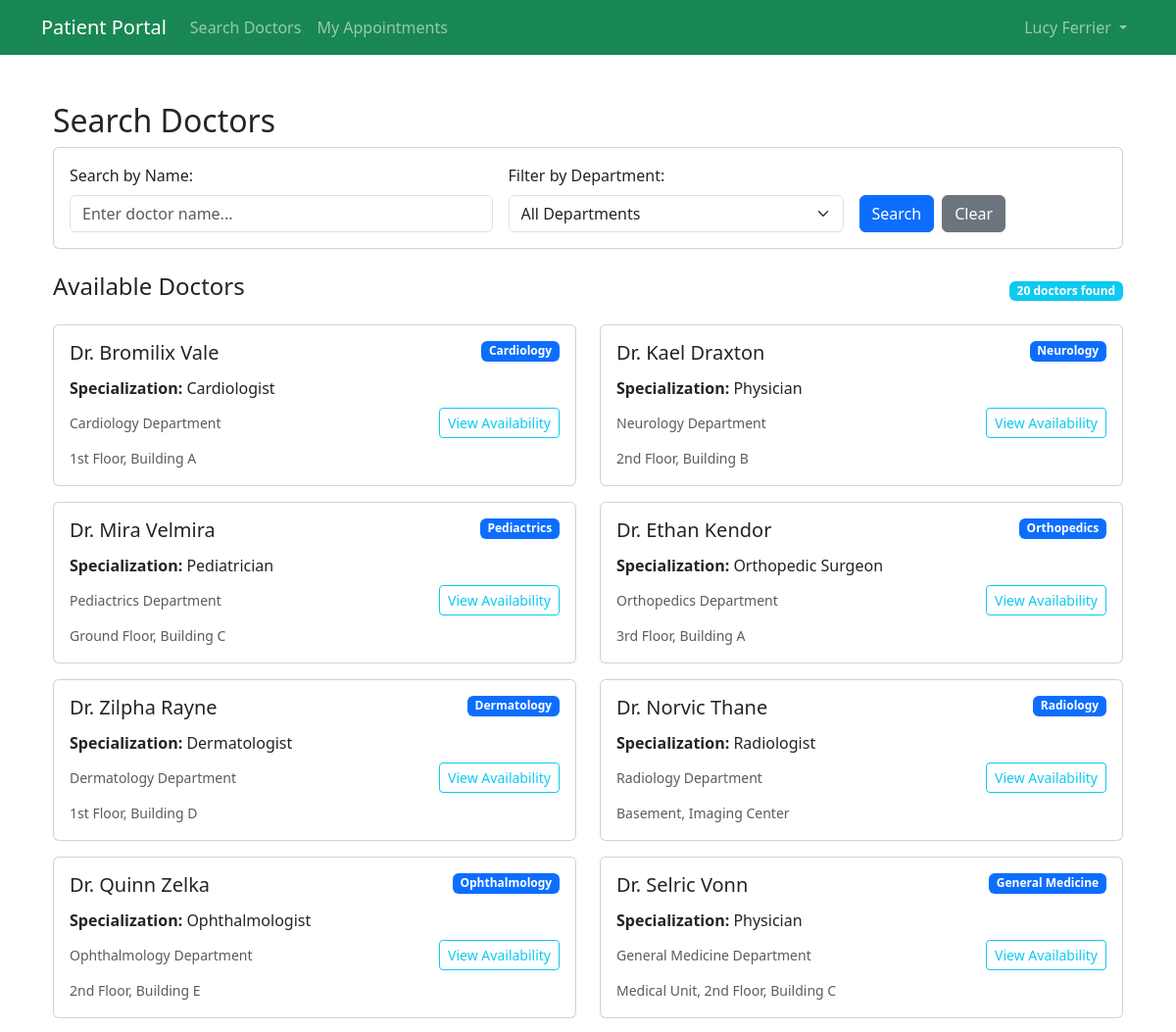
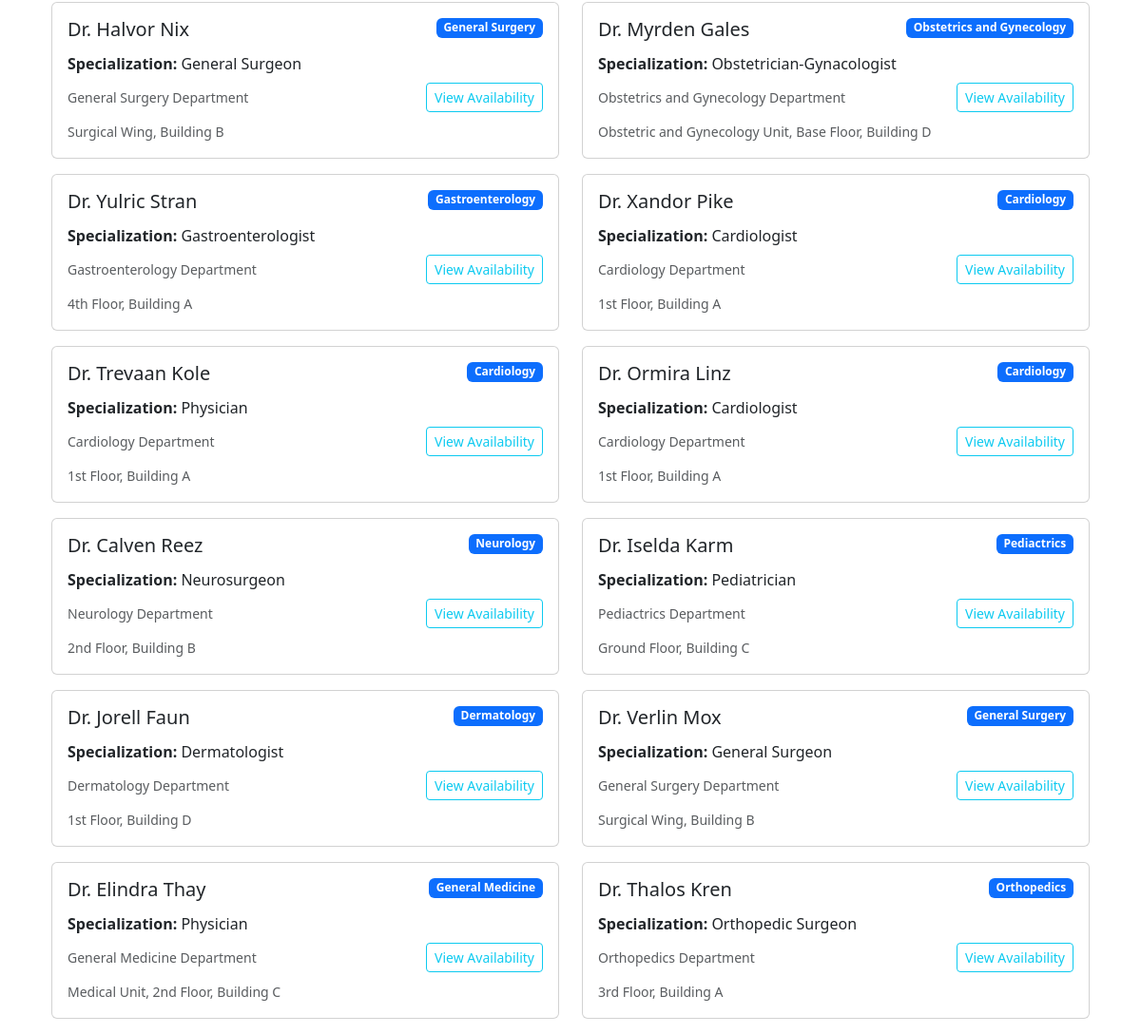
/appointment/search/ (signed in), run on an earlier commit of the app's database (2 pictures, top to bottom).
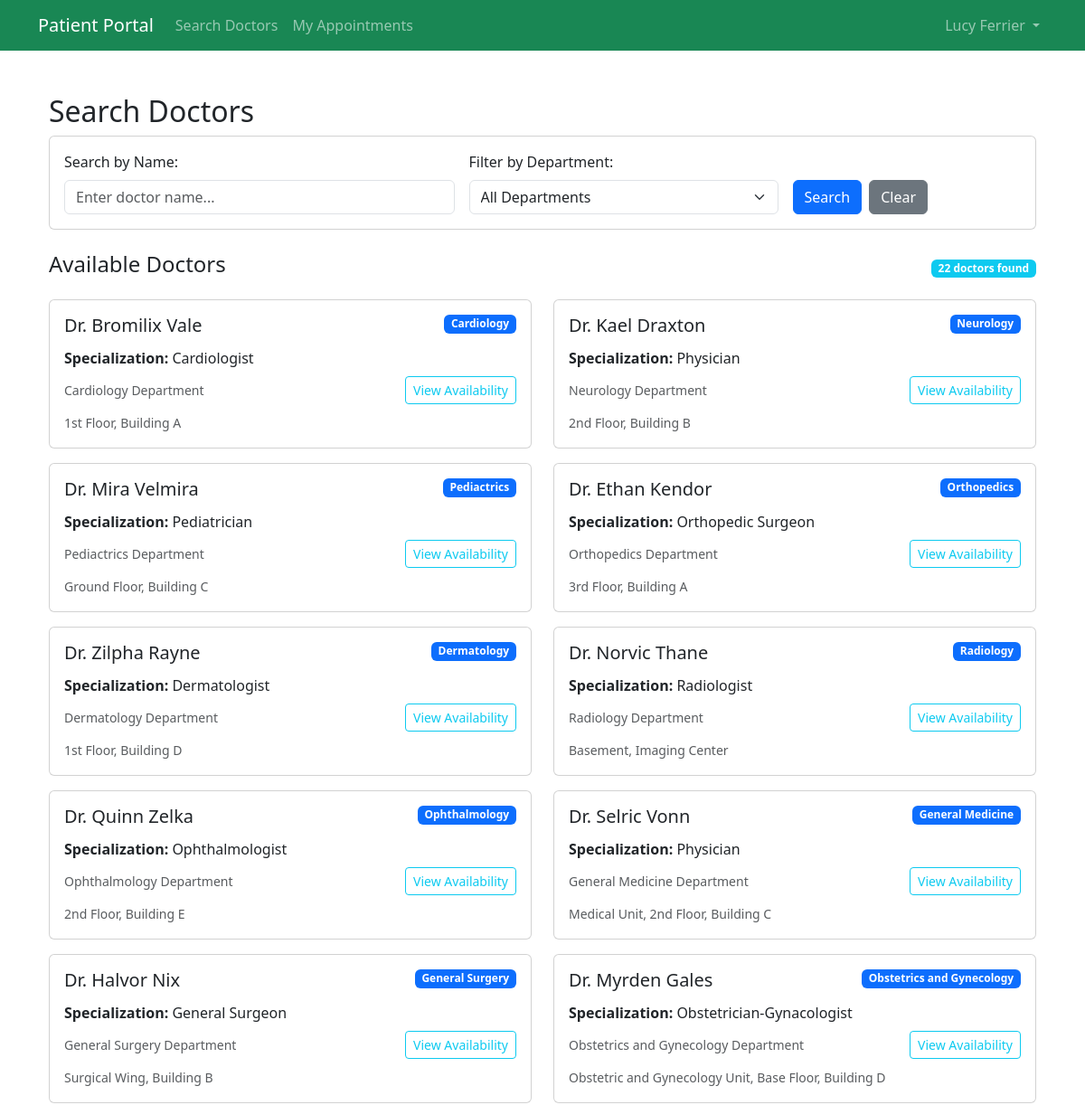
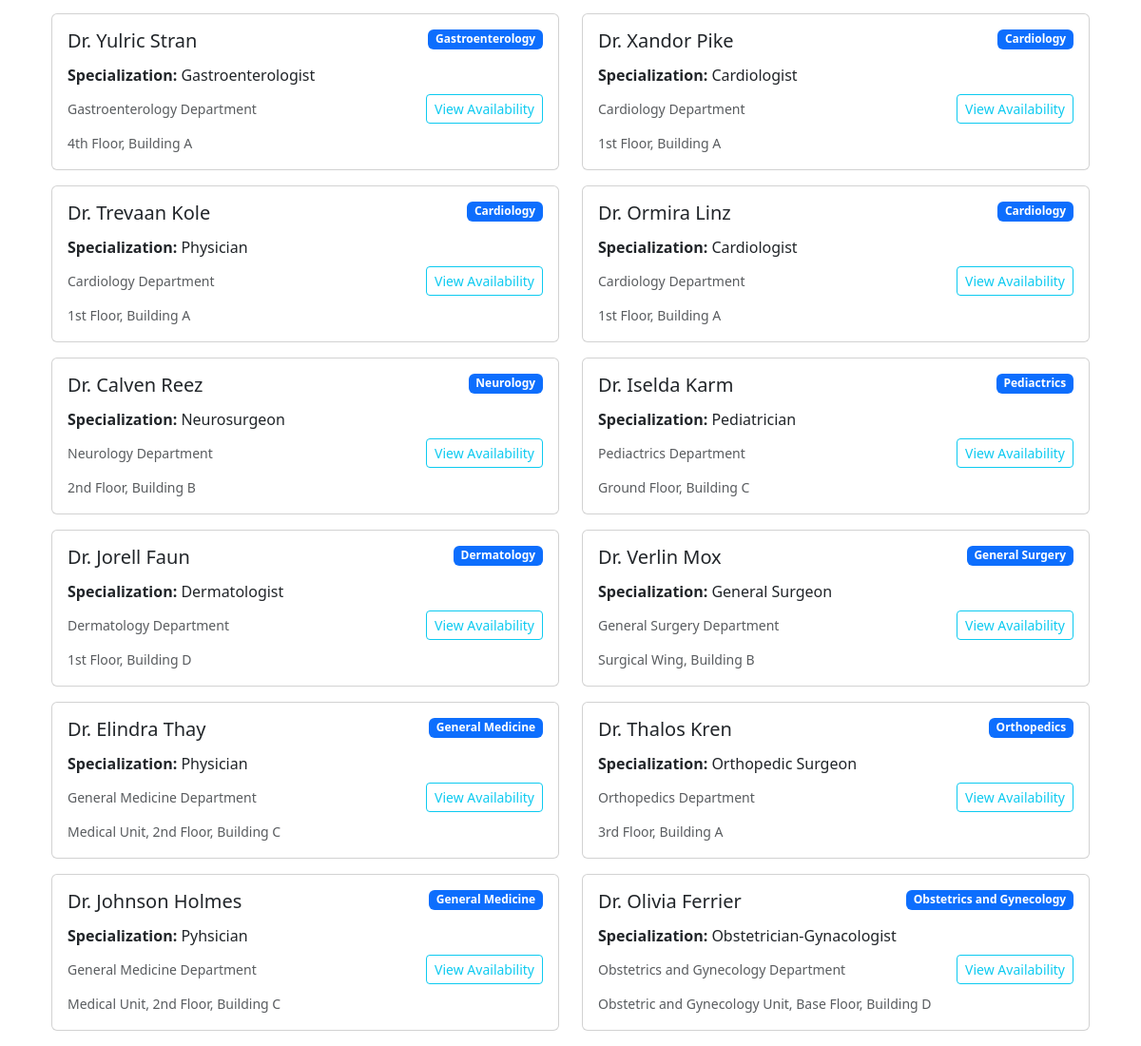
And on a later commit of the database (2 pictures, top to bottom).
### doctor/models.py (models this page shows, shortened)
class Doctor(models.Model):
    STATUS_CHOICES = [
        ('active', 'Active'),
        ('inactive', 'Inactive')
    ]
    user = models.OneToOneField(User, on_delete=models.CASCADE, null=True, blank=True)
    department = models.ForeignKey(Department, on_delete=models.CASCADE, related_name="doctors")
    fname = models.CharField(max_length=64)
    lname = models.CharField(max_length=64)
    license = models.CharField(max_length=20, unique=True)
    specialisation = models.CharField(max_length=64)
    email = models.EmailField(max_length=64, unique=True)
    phone = models.CharField(max_length=20)
    address = models.TextField(max_length=500)
    password = models.CharField(max_length=128, default='@User123')
    status = models.CharField(max_length=10, choices=STATUS_CHOICES, default="active")
    created_at = models.DateTimeField(auto_now_add=True)
    updated_at = models.DateTimeField(auto_now=True)
    class Meta:
        verbose_name = 'Doctor'
        verbose_name_plural = 'Doctors'

class Department(models.Model):
    STATUS_CHOICE = [
        ('active', 'Active'),
        ('inactive', 'Inactive')
    ]
    dep_name = models.CharField(max_length=100, unique=True)
    dep_email = models.EmailField(max_length=100)
    dep_phone = models.CharField(max_length=20)
    dep_location = models.TextField(max_length=500)
    description = models.TextField(max_length=500, blank=True)
    status = models.CharField(max_length=10, choices=STATUS_CHOICE, default='active')
    created_at = models.DateTimeField(auto_now_add=True)
    updated_at = models.DateTimeField(auto_now=True)
    class Meta:
        verbose_name = 'Department'
        verbose_name_plural = 'Departments'

### appointment/views.py (the view)
# urls.py: path('search/', views.search_doctors, name='search_doctors'),
@patient_login_required
def search_doctors(request):
    query = request.GET.get('q')  # Name search
    department = request.GET.get('department')  # Department search
    patient_id = request.session.get('patient_id')
    patient = get_object_or_404(Patient, id=patient_id)
    doctors = Doctor.objects.filter(status='active').select_related('department')
    if query:
        doctors = doctors.filter(fname__icontains=query)
    if department:
        doctors = doctors.filter(department__dep_name__icontains=department)
    all_departments = Department.objects.filter(status='active').values_list('dep_name', flat=True).distinct().order_by('dep_name')
    return render(request, 'appointment/search_doctors.html', {
        'doctors': doctors,
        'all_departments': all_departments,
        'selected_department': department,
        'search_query': query,
        'patient': patient
    })

### appointment/templates/appointment/search_doctors.html (shortened to what this page needs)
{% extends 'appointment/base.html' %}
{% block content %}
<div class="container mt-5">
    <h2>Search Doctors</h2>
    <div class="card mb-4">
        <div class="card-body">
            <form method="GET" class="row g-3">
                <div class="col-md-5">
                    <label for="q" class="form-label">Search by Name:</label>
                    <input type="text"
                           id="q"
                           name="q"
                           placeholder="Enter doctor name..."
                           class="form-control"
                           value="{{ search_query|default:'' }}">
                </div>
                <div class="col-md-4">
                    <label for="department" class="form-label">Filter by Department:</label>
                    <select id="department" name="department" class="form-select">
                        <option value="">All Departments</option>
                    </select>
                </div>
                <div class="col-md-3 d-flex align-items-end">
                    <button type="submit" class="btn btn-primary me-2">Search</button>
                    <a href="{% url 'appointment:search_doctors' %}" class="btn btn-secondary">Clear</a>
                </div>
            </form>
        </div>
    </div>
    {% if doctors %}
        <div class="d-flex justify-content-between align-items-center mb-3">
            <h4>Available Doctors</h4>
            <span class="badge bg-info">{{ doctors.count }} doctor{{ doctors.count|pluralize }} found</span>
        </div>
        <div class="row">
            {% for doctor in doctors %}
                <div class="col-lg-6 mb-3">
                    <div class="card h-100">
                        <div class="card-body">
                            <div class="d-flex justify-content-between align-items-start mb-2">
                                <h5 class="card-title mb-1">Dr. {{ doctor.fname }} {{ doctor.lname|default:'' }}</h5>
                                <span class="badge bg-primary">{{ doctor.department.dep_name }}</span>
                            </div>
                            <p class="card-text mb-2">
                                <strong>Specialization:</strong> {{ doctor.specialisation|default:'General Practice' }}<br>
                            </p>
                            <div class="d-flex justify-content-between align-items-center">
                                <small class="text-muted">{{ doctor.department.dep_name }} Department</small>
                                <a href="{% url 'appointment:patient_view_availability' doctor.id %}"
                                   class="btn btn-outline-info btn-sm">
                                    View Availability
                                </a>
                            </div>
                            {% if doctor.department.dep_location %}
                                <div class="mt-2">
                                    <small class="text-muted">
                                         {{ doctor.department.dep_location }}
                                    </small>
                                </div>
                            {% endif %}
                        </div>
                    </div>
                </div>
            {% endfor %}
        </div>
    {% endif %}
</div>
{% endblock %}

What changed in the data, as far as the page shows it:
added Doctor: fname "Johnson", lname "Holmes", department.dep_name "General Medicine", specialisation "Pyhsician", department.dep_location "Medical Unit, 2nd Floor, Building C"
added Doctor: fname "Olivia", lname "Ferrier", department.dep_name "Obstetrics and Gynecology", specialisation "Obstetrician-Gynacologist", department.dep_location "Obstetric and Gynecology Unit, Base Floor, Building D"
Also different on the page:
{{ doctors.count }}: "20" → "22"
